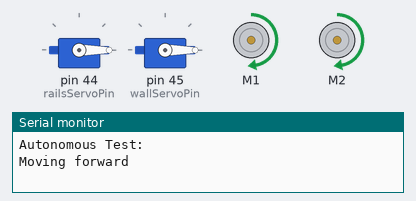
The sketch below on a simulated Arduino Mega 2560, built with avr-gcc and run on an emulated ATmega2560. Parts: 2 × servo, 2 × DC motor (green arrow = forward, orange = backward, longer = faster), the last lines printed to the serial monitor.

Above: at 5.1 s.
At 9.1 s:
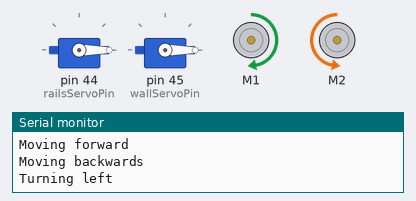
At 11.1 s:
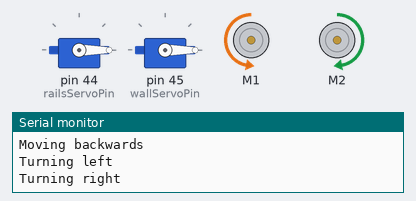
At 17.1 s:
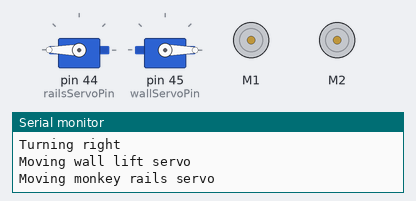
At 25.1 s:
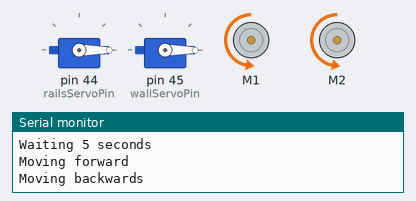
At 36.1 s:
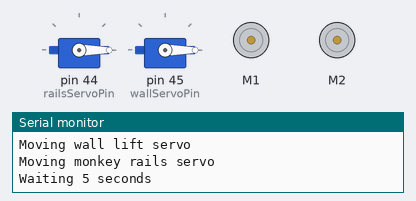
Timing chart, 0 to 37.6 s (numbered marks = the images above):
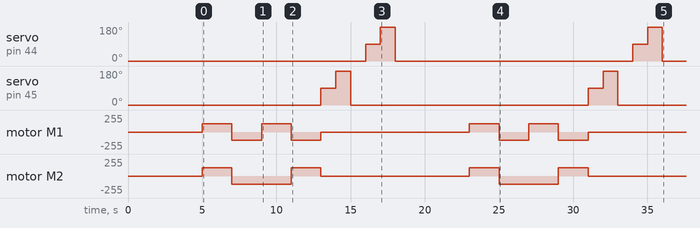

The sketch:

MegaAutonomousTest.ino
```cpp
#include "DualVNH5019MotorShield.h"
#include "Servo.h"

int railsServoPin = 44;
int wallServoPin = 45;

Servo wallServo;
Servo railsServo;
DualVNH5019MotorShield md;

void setup()
{
  pinMode(wallServoPin, OUTPUT);
  pinMode(railsServoPin, OUTPUT);

  railsServo.attach(railsServoPin);
  wallServo.attach(wallServoPin);

  railsServo.write(0);
  wallServo.write(0);

  Serial.begin(9600);
  Serial.println("Autonomous Test:");
  md.init();
  delay(5000);
}

void loop()
{

  Serial.println("Moving forward");
  md.setSpeeds(200, 200);
  delay(2000);

  Serial.println("Moving backwards");
  md.setSpeeds(-200, -200);
  delay(2000);

  Serial.println("Turning left");
  md.setSpeeds(200, -200);
  delay(2000);

  Serial.println("Turning right");
  md.setSpeeds(-200, 200);
  delay(2000);

  md.setSpeeds(0, 0);

  Serial.println("Moving wall lift servo");
  wallServo.write(90);
  delay(1000);
  wallServo.write(180);
  delay(1000);
  wallServo.write(0);
  delay(1000);

  Serial.println("Moving monkey rails servo");
  railsServo.write(90);
  delay(1000);
  railsServo.write(180);
  delay(1000);
  railsServo.write(0);

  Serial.println("Waiting 5 seconds");
  delay(5000);
}
```

Measured:
- by itself, servo on pin 45 (wallServoPin): 0° → 90° at 13.0 s, → 180° 1.0 s later, → 0° 1.0 s later, → 90° 16.0 s later, … (6 changes in this stretch)
- by itself, servo on pin 44 (railsServoPin): 0° → 90° at 16.0 s, → 180° 1.0 s later, → 0° 1.0 s later, → 90° 16.0 s later, … (6 changes in this stretch)
